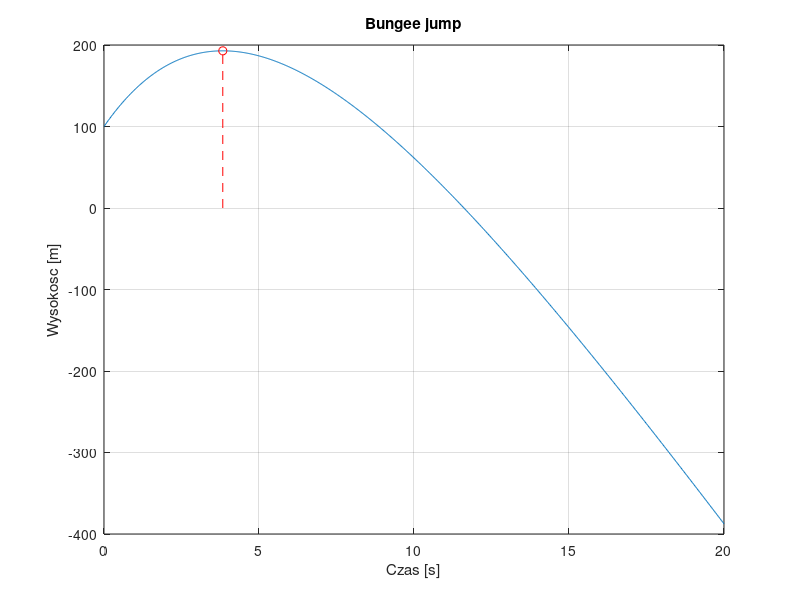

Here is the MATLAB script that generated this plot:
% optim_analyticgrad1.m
clear all; close all;

% Bungee jump
% z(t) - funkcja wysokosci
% z1p(t), z2p(t) - jej pierwsza i druga pochodna
z0 = 100; m = 80; c = 15; v0 = 55; g = 9.81;
z = @(t) ( z0 + m/c * (v0+(m*g)/c) * (1-exp(-(c/m)*t)) - ((m*g)/c)*t );
z1p = @(t) ( v0*exp(-(c/m)*t)-((m*g)/c)*(1-exp(-(c/m)*t)) );
z2p = @(t) ( (-(c/m)*v0-g)*exp(-(c/m)*t) );
t0 = (m/c)*log(1+(c*v0)/(m*g));

% Znajdz sam maksimum funkcji z(t) ...
t = t0; % punkt startowy
tol = 1e-8; % tolerancja
maxiter = 1000; % maksymalna liczba iteracji
for k = 1:maxiter
    z1pk = z1p(t);
    z2pk = z2p(t);
    tnew = t - z1pk/z2pk; % metoda Newtona
    if abs(tnew - t) < tol % warunek stopu
        break;
    end
    t = tnew;
end
if k == maxiter % nie znaleziono rozwiazania
    disp('Nie znaleziono rozwiazania.');
else % znaleziono rozwiazanie
    disp(['Czas osiagniecia maksymalnej wysokosci: ' num2str(t) ' s']);
end

% Wykres z(t)
tvec = linspace(0, 20, 1000); % wektor czasow
zvec = z(tvec); % wektor wysokosci
figure;
plot(tvec, zvec); % wykres z(t)
hold on;
plot(t, z(t), 'ro'); % punkt maksimum
plot([t t], [0 z(t)], 'r--'); % linia wskazujaca maksimum
xlabel('Czas [s]');
ylabel('Wysokosc [m]');
title('Bungee jump');
grid on;
